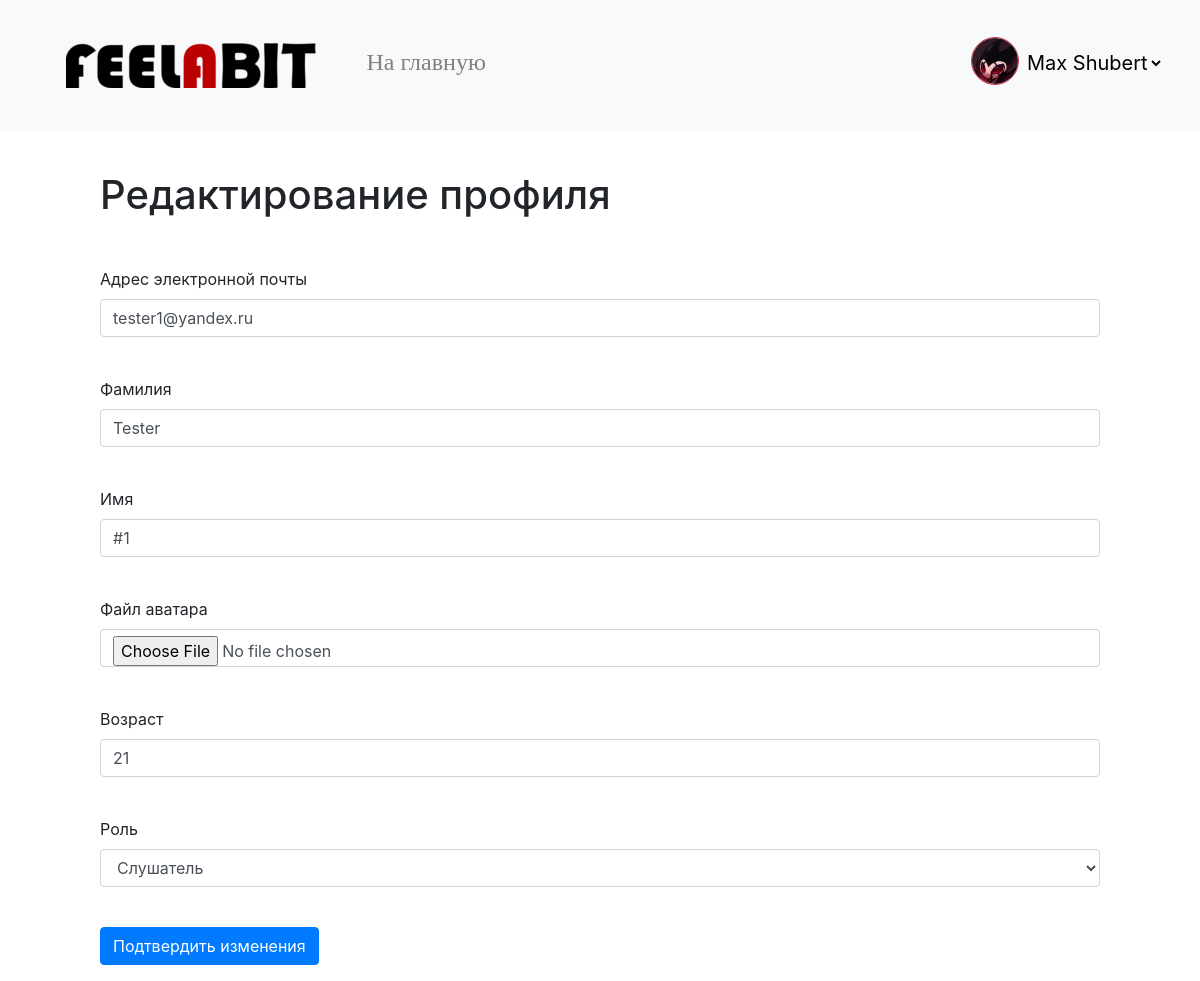
The app's page /user/2/edit (signed in) with its own data.
### data/users.py (models this page shows, shortened)
class User(SqlAlchemyBase, UserMixin, SerializerMixin):
    __tablename__ = 'users'
    id = sqlalchemy.Column(sqlalchemy.Integer, primary_key=True, autoincrement=True)
    surname = sqlalchemy.Column(sqlalchemy.String, nullable=True)
    name = sqlalchemy.Column(sqlalchemy.String, nullable=True)
    role = sqlalchemy.Column(sqlalchemy.String, nullable=True)
    email = sqlalchemy.Column(sqlalchemy.String, index=True, unique=True, nullable=True)
    age = sqlalchemy.Column(sqlalchemy.Integer, nullable=True)
    avatar_img = sqlalchemy.Column(sqlalchemy.String, default='/static/img/user.png')
    hashed_password = sqlalchemy.Column(sqlalchemy.String, nullable=True)
    modified_date = sqlalchemy.Column(sqlalchemy.DateTime, default=datetime.datetime.now)
    register_date = sqlalchemy.Column(sqlalchemy.DateTime, default=datetime.datetime.now)

### main.py (the view, shortened to what this page needs)
@app.route('/user/<int:user_id>/edit', methods=['GET', 'POST'])
def user_edit(user_id):
    form = EditInfoForm()
    if request.method == "GET":
        db_sess = db_session.create_session()
        user = db_sess.query(User).filter(User.id == user_id).first()
        if user:
            form.email.data = user.email
            form.surname.data = user.surname
            form.name.data = user.name
            form.age.data = user.age
            form.role.data = user.role
        else:
            abort(404)
    return render_template('register.html',
                           title='Редактирование профиля',
                           form=form, mode='edit')

### forms/user_forms.py
class EditInfoForm(FlaskForm):
    email = EmailField('Адрес электронной почты', validators=[DataRequired()])
    avatar_img = FileField('Файл аватара',
                           validators=[FileAllowed(['png', 'jpg', 'jpeg'],
                                                   'Для загрузки картинки аватара доступны '
                                                   'только форматы PNG и JPG/JPEG')])
    surname = StringField('Фамилия', validators=[DataRequired()])
    name = StringField('Имя', validators=[DataRequired()])
    age = IntegerField('Возраст', validators=[DataRequired()])
    role = SelectField('Роль', choices=[(2, 'Слушатель'), (3, 'Музыкант')], validators=[DataRequired()])
    submit = SubmitField('Подтвердить изменения')

### data/db_session.py (called while the page is built)
def create_session() -> Session:
    global __factory
    return __factory()

### main.py (called while the page is built)
@login_manager.user_loader
def load_user(user_id):
    db_sess = db_session.create_session()
    return db_sess.query(User).get(user_id)

### templates/register.html (shortened to what this page needs)
{% extends "base.html" %}
{% block content %}
{% if mode == 'register' %}
    <h1 style="padding-top:40px;padding-bottom:40px">Регистрация</h1>
{% else %}
    <h1 style="padding-top:40px;padding-bottom:40px">Редактирование профиля</h1>
{% endif %}
<form action="" method="post" novalidate enctype=multipart/form-data>
    <p>
        {{ form.email.label }}<br>
        {{ form.email(class="form-control", type="email") }}<br>
    </p>
    <p>
        {{ form.surname.label }}<br>
        {{ form.surname(class="form-control") }}<br>
    </p>
    <p>
        {{ form.name.label }}<br>
        {{ form.name(class="form-control") }}<br>
    </p>
    <p>
        {{ form.avatar_img.label }}<br>
        {{ form.avatar_img(class="form-control") }}<br>
    </p>
    <p>
        {{ form.age.label }}<br>
        {{ form.age(class="form-control") }}<br>
    </p>
    <p>
        {{ form.role.label }}<br>
        {{ form.role(class="form-control") }}<br>
    </p>
    <p>{{ form.submit(type="submit", class="btn btn-primary") }}</p>
</form>
{% endblock %}

### templates/base.html (shortened to what this page needs)
<!doctype html>
<html lang="en" xmlns:padding-left="http://www.w3.org/1999/xhtml" xmlns:padding-right="http://www.w3.org/1999/xhtml">
<head>
    <link rel="stylesheet"
          href="https://stackpath.bootstrapcdn.com/bootstrap/4.4.1/css/bootstrap.min.css"
>
    <link rel="stylesheet" type="text/css" href="/static/css/style.css" />
</head>
<body>
<header>
    <nav class="navbar navbar-light bg-light">
        <div>
            <a href="/"><img src="/static/img/feel_logo.png" hspace="50" vspace="30" class="navbar-brand"/></a>
            <a href="/main" style="margin-left: 30px"><font size="5" face="Trebuchet MS" color="grey">На главную</font></a>
        </div>
        {% if current_user.is_authenticated %}
            <div>
                <img src="{{ current_user.avatar_img }}" width="48px" height="48px"
                     class="border rounded-circle border-danger" style="margin-bottom: 10px"/>
                <select style="border: 0px;font-size: 20px;margin-right: 20px" class="bg-light" onChange="window.location.href=this.value">
                    <option selected disabled hidden>{{ current_user.name }} {{ current_user.surname }}</option>
                </select>
            </div>
        {% else %}
            <p>
                <a class="btn btn-primary " href="/register">Зарегистрироваться</a>
                <a class="btn btn-success" href="/login">Войти</a>
            </p>
        {% endif %}
    </nav>
</header>
<div style="margin-left: 100px;margin-right: 100px">
    {% block content %}{% endblock %}
</div>
</body>
</html>

### records on screen
User: avatar_img (picture), name "Max Shubert"
User: email "tester1@yandex.ru", surname "Tester", name "#1", age "21", role "Слушатель"
